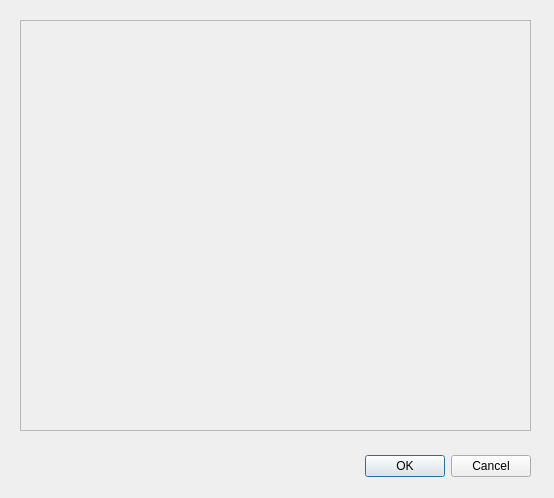
<?xml version="1.0" encoding="UTF-8"?>
<ui version="4.0">
 <class>Fen_SelectZI_Dialog</class>
 <widget class="QDialog" name="Fen_SelectZI_Dialog">
  <property name="geometry">
   <rect>
    <x>0</x>
    <y>0</y>
    <width>554</width>
    <height>498</height>
   </rect>
  </property>
  <property name="windowTitle">
   <string>Selectionner une zone d'interet</string>
  </property>
  <widget class="QDialogButtonBox" name="buttonBox">
   <property name="geometry">
    <rect>
     <x>190</x>
     <y>450</y>
     <width>341</width>
     <height>32</height>
    </rect>
   </property>
   <property name="orientation">
    <enum>Qt::Horizontal</enum>
   </property>
   <property name="standardButtons">
    <set>QDialogButtonBox::Cancel|QDialogButtonBox::Ok</set>
   </property>
  </widget>
  <widget class="QFrame" name="frame">
   <property name="geometry">
    <rect>
     <x>20</x>
     <y>20</y>
     <width>511</width>
     <height>411</height>
    </rect>
   </property>
   <property name="frameShape">
    <enum>QFrame::StyledPanel</enum>
   </property>
   <property name="frameShadow">
    <enum>QFrame::Raised</enum>
   </property>
   <widget class="QLabel" name="label">
    <property name="geometry">
     <rect>
      <x>1</x>
      <y>4</y>
      <width>511</width>
      <height>401</height>
     </rect>
    </property>
    <property name="text">
     <string/>
    </property>
   </widget>
  </widget>
 </widget>
 <resources/>
 <connections>
  <connection>
   <sender>buttonBox</sender>
   <signal>accepted()</signal>
   <receiver>Fen_SelectZI_Dialog</receiver>
   <slot>accept()</slot>
   <hints>
    <hint type="sourcelabel">
     <x>248</x>
     <y>254</y>
    </hint>
    <hint type="destinationlabel">
     <x>157</x>
     <y>274</y>
    </hint>
   </hints>
  </connection>
  <connection>
   <sender>buttonBox</sender>
   <signal>rejected()</signal>
   <receiver>Fen_SelectZI_Dialog</receiver>
   <slot>reject()</slot>
   <hints>
    <hint type="sourcelabel">
     <x>316</x>
     <y>260</y>
    </hint>
    <hint type="destinationlabel">
     <x>286</x>
     <y>274</y>
    </hint>
   </hints>
  </connection>
 </connections>
</ui>
